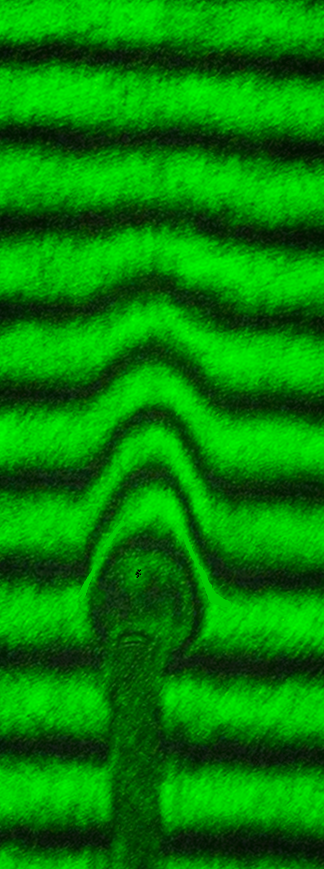
#> input picture old/int-3_1.tif, 324 x 869 px
$ python test_cv2.py int-3_1.tif
#> lines starting #> are read from the running program, lines starting #| are printed output that depends on the picture; after the words box and inside, x2 and y2 are one past the last pixel; in counts of white or black regions, pixels touching at a corner belong together
import sys
import cv2 as cv
import numpy as np

#  Global Variables
DELAY_CAPTION = 1500
DELAY_BLUR = 100
MAX_KERNEL_LENGTH = 31
src = None
dst = None
window_name = 'Smoothing Demo'


def main(argv):
    cv.namedWindow(window_name, cv.WINDOW_AUTOSIZE)
    # Load the source image
    imageName = argv[0] if len(argv) > 0 else "../data/lena.jpg"
    global src
    src = cv.imread(imageName, 1)
#> src is the input picture: shape (869, 324, 3); mean B, G, R 1.5, 132.1, 2.1
    if src is None:
        print('Error opening image')
        print('Usage: smoothing.py [image_name -- default ../data/lena.jpg] \n')
        return -1
    if display_caption('Original Image') != 0:
        return 0
    global dst
    dst = np.copy(src)
    if display_dst(DELAY_CAPTION) != 0:
        return 0
    # Applying Homogeneous blur
    if display_caption('Homogeneous Blur') != 0:
        return 0

    for i in range(1, MAX_KERNEL_LENGTH, 2):
        dst = cv.blur(src, (i, i))
        if display_dst(DELAY_BLUR) != 0:
            return 0

    # Applying Gaussian blur
    if display_caption('Gaussian Blur') != 0:
        return 0

    for i in range(1, MAX_KERNEL_LENGTH, 2):
        dst = cv.GaussianBlur(src, (i, i), 0)
        if display_dst(DELAY_BLUR) != 0:
            return 0

    # Applying Median blur
    if display_caption('Median Blur') != 0:
        return 0

    for i in range(1, MAX_KERNEL_LENGTH, 2):
        dst = cv.medianBlur(src, i)
        if display_dst(DELAY_BLUR) != 0:
            return 0

    # Applying Bilateral Filter
    if display_caption('Bilateral Blur') != 0:
        return 0

    for i in range(1, MAX_KERNEL_LENGTH, 2):
        dst = cv.bilateralFilter(src, i, i * 2, i / 2)
        if display_dst(DELAY_BLUR) != 0:
            return 0

    # Done
    display_caption('Done!')
    return 0


def display_caption(caption):
#> called with caption = 'Original Image'
    global dst
    dst = np.zeros(src.shape, src.dtype)
    rows, cols, ch = src.shape
#> rows = 869; cols = 324; ch = 3
    cv.putText(dst, caption,
               (int(cols / 4), int(rows / 2)),
               cv.FONT_HERSHEY_COMPLEX, 1, (255, 255, 255))
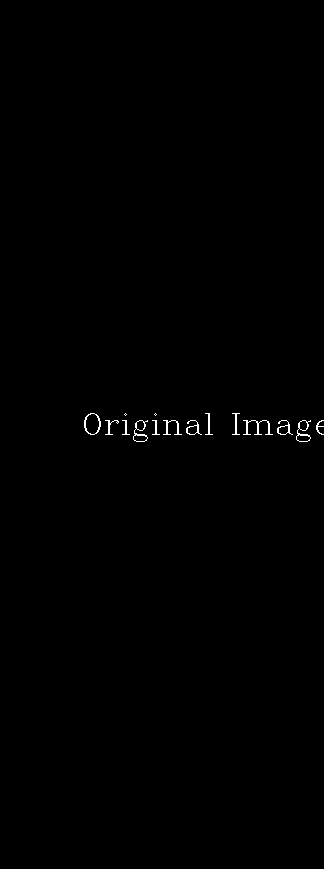
#> dst: shape (869, 324, 3); 0.32% white in thin lines or dots, all inside (x1, y1, x2, y2) = (84, 413, 324, 442)
    return display_dst(DELAY_CAPTION)


def display_dst(delay):
#> called with delay = 1500
    cv.imshow(window_name, dst)
    c = cv.waitKey(delay)
#> (key Esc is pressed here)
    if c >= 0: return -1
    return 0


if __name__ == "__main__":
    main(sys.argv[1:])
